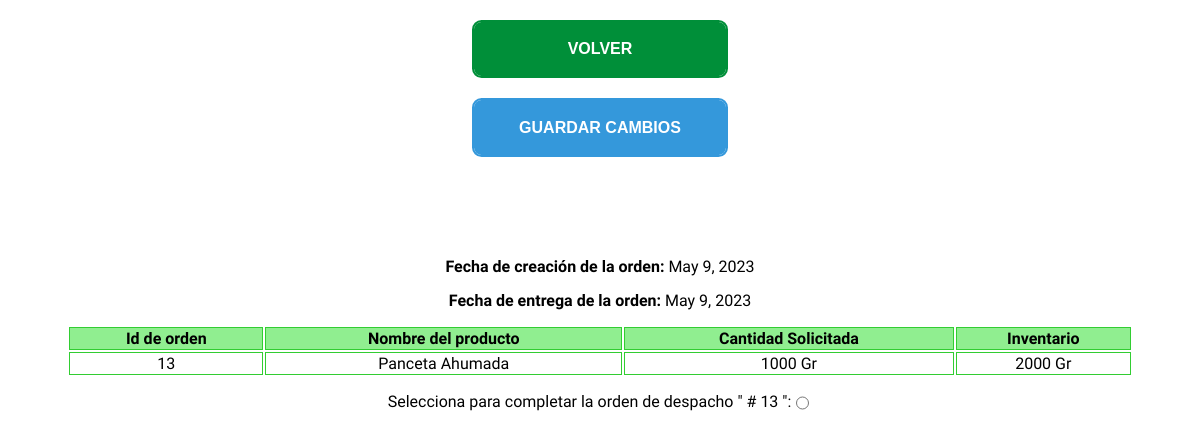
Page /verOrdenDespacho/ (signed in) on the committed database.
### produccion/models.py (models this page shows, shortened)
class OrdenProduccion(models.Model):
    id = models.AutoField(primary_key=True)
    fechaCreacion = models.DateField(default='2023-04-25')
    fechaEntrega = models.DateField(default='2023-04-25')
    ordenCompletada = models.CharField(max_length=1, default='0')
    ordenDespacho = models.CharField(max_length=1, default='0')
    ordenDespachoCompletada = models.CharField(max_length=1, default='0')

class Producto(models.Model):
    nombre = models.CharField(max_length=100)
    stock = models.PositiveIntegerField(default=0)
    unidades = models.CharField(max_length=3)
    precio = models.PositiveIntegerField(default=0)
    lote = models.PositiveIntegerField(default=0)

### produccion/views.py (the view)
# urls.py: path('verOrdenDespacho/', produccionViews.verOrdenDespacho, name='verOrdenDespacho'),
@login_required
@permission_required('produccion.change_ordenproduccion')
def verOrdenDespacho(request):
    completarOrdenDespacho(request)
    userAdm = False
    if request.user.is_authenticated:
        if request.user.username == 'jpyepes' or request.user.username == 'pedidoscr':
            userAdm = True
    ordenes = ProductoOrden.objects.all().order_by('-ordenProduccion__id')
    datos_por_orden = {}
    fecha_creacion = None
    fecha_entrega = None
    for objeto in ordenes:
        objOrden = OrdenProduccion.objects.get(id=objeto.ordenProduccion.id)
        if objOrden.ordenCompletada == '0' and objOrden.ordenDespacho == '1' and objOrden.ordenDespachoCompletada == '0':
            id_orden = objeto.ordenProduccion.id
            nombre_producto = objeto.producto.nombre
            und_producto = objeto.producto.unidades
            cantidad = objeto.cantidadSolicitada
            stock = objeto.producto.stock
            fecha_creacion = objOrden.fechaCreacion
            fecha_entrega = objOrden.fechaEntrega
            if id_orden not in datos_por_orden:
                datos_por_orden[id_orden] = {'productos': [],'fecha_creacion': fecha_creacion, 'fecha_entrega': fecha_entrega}
            datos_por_orden[id_orden]['productos'].append({'nombre': nombre_producto, 'cantidad': cantidad, 'unidades':und_producto, 'inventario':stock})
    context = {'datos_por_orden': datos_por_orden, 'fechaCreacion': fecha_creacion,'fechaEntrega': fecha_entrega, 'userAdm':userAdm}
    return render(request, 'verOrdenDespacho.html', context)

### produccion/views.py (called while the page is built, shortened)
def completarOrdenDespacho(request):
    msgError= ''
    varAux = True
    return msgError

### produccion/templates/verOrdenDespacho.html (shortened to what this page needs)
<!DOCTYPE html>
<html lang="en">
    {% load static %}
<head>
    <link rel="stylesheet" href="{% static 'css/style.css' %}">
    <link rel="stylesheet" href="{% static 'css/styleVerOrdenes.css' %}">
</head>
<body>
    <form method="post">
        <div class="containerBtnOrdenes">
            <a class="btn third" id="btnVerde" href="{% url 'landing' %}">Volver</a>
            {% if userAdm %}
            <button type="submit" class="btn third">Guardar Cambios</button>
            {%endif%}
        </div>
        <div class="containerTablas divFlex">
            {% for id_orden, datos in datos_por_orden.items %}
                <p class="fechas"> <strong>Fecha de creación de la orden:</strong> {{ datos.fecha_creacion }}</p>
                <p class="fechas"> <strong>Fecha de entrega de la orden:</strong> {{ datos.fecha_entrega }}</p>
                <table class="tablaVerOrdenes">
                    <thead>
                        <tr>
                            <th>Id de orden</th>
                            <th>Nombre del producto</th>
                            <th>Cantidad Solicitada</th>
                            <th>Inventario</th>
                        </tr>
                    </thead>
                    <tbody>
                        {% for producto in datos.productos %}
                            <tr>
                                <td class="centrarTextos">{{ id_orden }}</td>
                                <td class="centrarTextos">{{ producto.nombre }}</td>
                                <td class="centrarTextos">{{ producto.cantidad }} {{ producto.unidades }}</td>
                                <td class="centrarTextos">{{ producto.inventario }} {{ producto.unidades }}</td>
                            </tr>
                        {% endfor %}
                    </tbody>
                </table>
                {% if userAdm %}
                <div class="divFlexRow" id="containerInputOrdenCompletada">
                    <label for="completarOrdenDespacho" id="labelOrdenCompletada">Selecciona para completar la orden de despacho " # {{id_orden}} ":</label>
                    <input type="radio" name="completarOrdenDespacho" id="checkOrdenCompletada" value="{{id_orden}}" required>
                </div>
                {%endif%}
            {% endfor %}
        </div>
    </form>
</body>
</html>

### core/static/css/style.css (style rules this page uses)
* { font-family: 'Crete Round', serif; }
.divFlex { display: flex; flex-direction: column; width: 80%; margin: 100px auto; gap: 15px; align-items: center; }
.divFlexRow { display: flex; flex-direction: row; justify-content: space-between; width: 50%; }
#btnVerde { border-color: #008f39; box-shadow: 0 0 40px 40px #008f39 inset, 0 0 0 0 #008f39; justify-content: center; }
.containerBtnOrdenes { width: fit-content; margin: 0px auto; text-align: center; }
.btn { box-sizing: border-box; -webkit-appearance: none; -moz-appearance: none; appearance: none; background-color: transparent; border: 2px solid #e74c3c; border-radius: 0.6em; color: #e74c3c; cursor: pointer; display: -webkit-box; display: -webkit-flex; display: -ms-flexbox; display: flex; -webkit-align-self: center; -ms-flex-item-align: center; align-self: center; font-size: 1rem; font-weight: 400; line-height: 1; margin: 20px; padding: 1.2em 2.8em; text-decoration: none; text-align: center; text-transform: uppercase; font-family: 'Montserrat', sans-serif; font-weight: 700; }
.third { border-color: #3498db; color: #fff; box-shadow: 0 0 40px 40px #3498db inset, 0 0 0 0 #3498db; -webkit-transition: all 150ms ease-in-out; transition: all 150ms ease-in-out; }

### produccion/static/css/styleVerOrdenes.css (style rules this page uses)
.tablaVerOrdenes { width: 90%; }
th { background-color: #90ee90; }
td,th { border: 1px solid #32cd32; }
.containerTablas { width: 100%; align-items: center; }
.fechas { margin: 0px; }
.centrarTextos { text-align: center; }
#containerInputOrdenCompletada { width: fit-content; margin-bottom: 8%; }

### rows in the picture
OrdenProduccion: fecha_creacion "May 9, 2023", fecha_entrega "May 9, 2023"
Producto: nombre "Panceta Ahumada", unidades "Gr", unidades "Gr"

### other values in the picture
{{ id_orden }} "13"
{{ producto.cantidad }} "1000"
{{ producto.inventario }} "2000"
